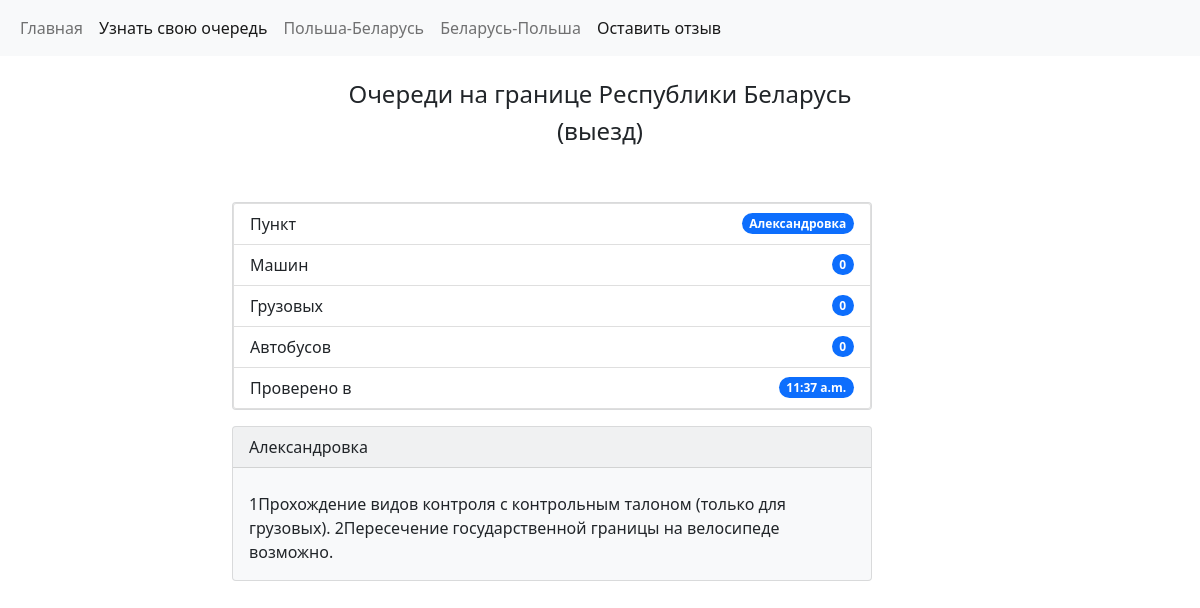
Page /aleksandrovka on the committed database.
### website/models.py (models this page shows, shortened)
class Borders(models.Model):
    location = models.CharField(max_length=100)
    cars = models.CharField(max_length=100)
    buses = models.CharField(max_length=100)
    lorries = models.CharField(max_length=100)
    text = models.TextField(max_length=1600)
    time = models.TimeField(auto_now=True)
    created = models.DateTimeField(auto_now=True)

### website/views.py (the view)
# urls.py: path('aleksandrovka', views.aleksandrovka, name='aleksandrovka'),
def aleksandrovka(request):
    obj = Borders.objects.get(location='Александровка')
    return render(request, 'aleksandrovka.html', {'obj': obj})

### website/templates/aleksandrovka.html (shortened to what this page needs)
{% extends 'base.html' %}
{% block content %}
  <div class="container">
    <div class="row">
      <div class="col-sm-2">
      </div>
      <div class="col-sm-8">
            <div class="card text-dark bg-light mb-3" style="max-width: 40rem; width: 400">
                <ul class="list-group">
                  <li class="list-group-item d-flex justify-content-between align-items-center">
                    Пункт
                    <span class="badge bg-primary rounded-pill">{{ obj.location }}</span>
                  </li>
                  <li class="list-group-item d-flex justify-content-between align-items-center">
                    Машин
                    <span class="badge bg-primary rounded-pill">{{ obj.cars }}</span>
                  </li>
                  <li class="list-group-item d-flex justify-content-between align-items-center">
                    Грузовых
                    <span class="badge bg-primary rounded-pill">{{ obj.lorries }}</span>
                  </li>
                  <li class="list-group-item d-flex justify-content-between align-items-center">
                    Автобусов
                    <span class="badge bg-primary rounded-pill">{{ obj.buses }}</span>
                  </li>
                  <li class="list-group-item d-flex justify-content-between align-items-center">
                    Проверено в
                    <span class="badge bg-primary rounded-pill">{{ obj.time }}</span>
                  </li>
                </ul>
            </div>
            <div class="card text-dark bg-light mb-3" style="max-width: 40rem;">
              <div class="card-header">{{ obj.location }}</div>
              <div class="card-body">
                <p class="card-text">{{ obj.text }}</p>
              </div>
            </div>
      </div>
      <div class="col-sm-2">
      </div>
    </div>
  </div>
{% endblock %}

### rows in the picture
Borders: location "Александровка", cars "0", lorries "0", buses "0", time "11:37 a.m.", text "1Прохождение видов контроля с контрольным талоном (только для грузовых). 2Пересечение государственной границы на велосипеде возможно."
